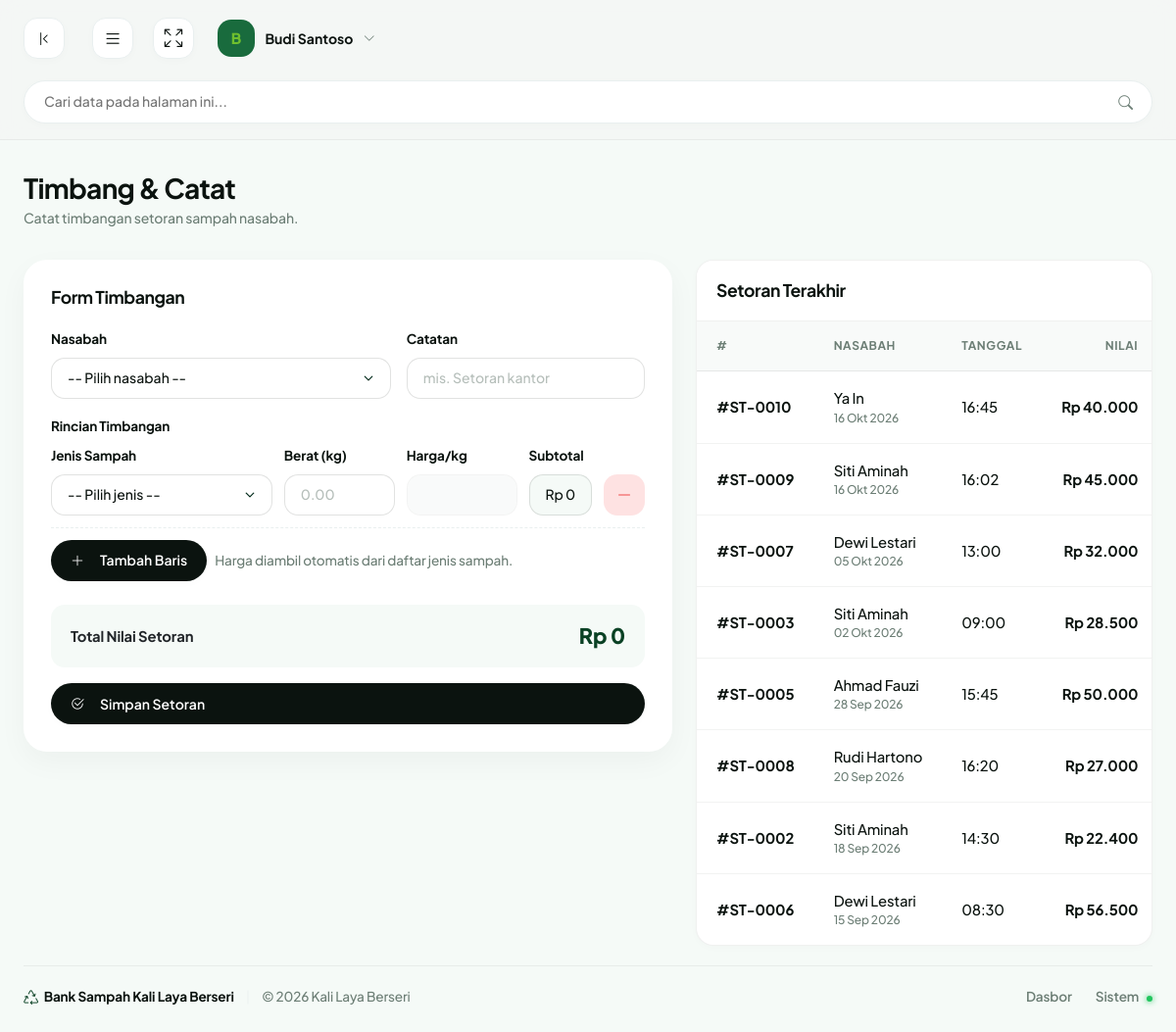
The page /pengurus/timbang.php (signed in) on the database its author committed.
### tables this page shows
CREATE TABLE `setoran` (
  `id` int NOT NULL,
  `user_id` int NOT NULL,
  `tanggal` datetime NOT NULL,
  `total_nilai` decimal(14,2) NOT NULL DEFAULT '0.00',
  `petugas_id` int DEFAULT NULL,
  `catatan` text
);

CREATE TABLE `users` (
  `id_user` int NOT NULL,
  `name` varchar(100) NOT NULL,
  `email` varchar(150) NOT NULL,
  `password` varchar(255) DEFAULT NULL,
  `google_id` varchar(64) DEFAULT NULL,
  `avatar` varchar(255) DEFAULT NULL,
  `role` enum('nasabah','pengurus','ketua') NOT NULL DEFAULT 'nasabah',
  `nik` varchar(20) DEFAULT NULL,
  `no_hp` varchar(20) DEFAULT NULL,
  `alamat` text,
  `code` int NOT NULL DEFAULT '0',
  `status` varchar(20) NOT NULL DEFAULT 'notverified',
  `aktif` tinyint(1) NOT NULL DEFAULT '1',
  `created_at` timestamp NOT NULL DEFAULT CURRENT_TIMESTAMP
);

### includes/fungsi.php (called while the page is built, shortened)
<?php
if (!function_exists('e')) {
    function e($value): string
    {
        return htmlspecialchars((string) $value, ENT_QUOTES, 'UTF-8');
    }
}
if (!function_exists('rupiah')) {
    function rupiah($angka, bool $prefix = true): string
    {
        $hasil = number_format((float) $angka, 0, ',', '.');
        return $prefix ? 'Rp ' . $hasil : $hasil;
    }
}
if (!function_exists('tanggal_id')) {
    function tanggal_id(?string $tanggal): string
    {
        $bulan = [
            1 => 'Jan', 'Feb', 'Mar', 'Apr', 'Mei', 'Jun',
            'Jul', 'Agu', 'Sep', 'Okt', 'Nov', 'Des',
        ];
        $ts = strtotime($tanggal);
        return date('d', $ts) . ' ' . $bulan[(int) date('n', $ts)] . ' ' . date('Y', $ts);
    }
}

### pengurus/timbang.php (the view, shortened to what this page needs)
<?php
require_once __DIR__ . '/../includes/auth.php';
$setoran_list = [];
$res = mysqli_query($con, "SELECT s.id, s.tanggal, s.total_nilai, u.name AS nasabah FROM setoran s JOIN users u ON u.id_user = s.user_id ORDER BY s.tanggal DESC LIMIT 8");
if ($res) { while ($r = mysqli_fetch_assoc($res)) { $setoran_list[] = $r; } }
require __DIR__ . '/../includes/header.php';
?>
<div class="row g-4">
  <div class="col-lg-7">
    <div class="card">
      <div class="card-header"><h2 class="card-title">Form Timbangan</h2></div>
      <form method="POST" action="timbang.php" data-confirm="Simpan setoran ini dan tambahkan ke saldo nasabah?">
        <div class="row g-3 mb-3">
          <div class="col-md-7">
            <label class="form-label-custom">Nasabah</label>
            <select class="form-select-custom" name="user_id" required>
              <option value="">-- Pilih nasabah --</option>
            </select>
          </div>
          <div class="col-md-5">
            <label class="form-label-custom">Catatan</label>
            <input type="text" class="form-control-custom" name="catatan" value="<?= e($_POST['catatan'] ?? '') ?>" placeholder="mis. Setoran kantor">
          </div>
        </div>
        <label class="form-label-custom">Rincian Timbangan</label>
        <div id="items-wrap">
          <?php
          $pre_ids = $_POST['jenis_id'] ?? [0];
          $pre_berats = $_POST['berat'] ?? [''];
          $count = max(1, count($pre_ids));
          for ($i = 0; $i < $count; $i++):
              $w = $pre_berats[$i] ?? '';
          ?>
          <div class="item-row">
            <div>
              <label class="form-label-custom">Jenis Sampah</label>
              <select class="form-select-custom" name="jenis_id[]" required>
                <option value="">-- Pilih jenis --</option>
              </select>
            </div>
            <div>
              <label class="form-label-custom">Berat (kg)</label>
              <input type="number" step="0.01" min="0" class="form-control-custom input-berat" name="berat[]" value="<?= e($w) ?>" placeholder="0.00" required>
            </div>
            <div>
              <label class="form-label-custom">Harga/kg</label>
              <input type="text" class="form-control-custom input-harga" readonly tabindex="-1" value="">
            </div>
            <div>
              <label class="form-label-custom">Subtotal</label>
              <div class="form-control-custom item-subtotal" style="background:var(--bs-body-bg);">Rp 0</div>
            </div>
            <div>
              <label class="form-label-custom d-none d-md-block">&nbsp;</label>
              <button type="button" class="btn item-row-remove" title="Hapus baris" style="background:var(--sys-red-bg);color:var(--sys-red);"><i class="bi bi-dash-lg"></i></button>
            </div>
          </div>
          <?php endfor; ?>
        </div>
        <div class="d-flex align-items-center gap-2 mt-1">
          <button type="button" class="btn btn-dark-custom" id="add-item"><i class="bi bi-plus-lg me-1"></i> Tambah Baris</button>
          <span class="text-muted-green" style="font-size:.85rem;">Harga diambil otomatis dari daftar jenis sampah.</span>
        </div>
        <div class="total-bar mt-4">
          <span>Total Nilai Setoran</span>
          <span class="total-value" id="grand-total">Rp 0</span>
        </div>
        <button type="submit" class="btn btn-dark-custom w-100 mt-3"><i class="bi bi-check2-circle me-1"></i> Simpan Setoran</button>
      </form>
    </div>
  </div>
  <div class="col-lg-5">
    <div class="table-card-custom">
      <div class="table-header-control"><h2 class="card-title mb-0">Setoran Terakhir</h2></div>
      <div class="table-responsive">
        <table class="table-custom">
          <thead><tr><th>#</th><th>Nasabah</th><th>Tanggal</th><th class="text-end">Nilai</th><th></th></tr></thead>
          <tbody>
            <?php if (empty($setoran_list)): ?>
              <tr><td colspan="5" class="text-center text-muted-green py-4">Belum ada setoran.</td></tr>
            <?php else: foreach ($setoran_list as $s): ?>
              <tr>
                <td class="table-order-id">#ST-<?= e(str_pad($s['id'], 4, '0', STR_PAD_LEFT)) ?></td>
                <td><?= e($s['nasabah']) ?><div class="table-user-sub"><?= e(tanggal_id($s['tanggal'])) ?></div></td>
                <td><?= e(date('H:i', strtotime($s['tanggal']))) ?></td>
                <td class="table-amount text-end"><?= e(rupiah($s['total_nilai'])) ?></td>
              </tr>
            <?php endforeach; endif; ?>
          </tbody>
        </table>
      </div>
    </div>
  </div>
</div>
<?php require __DIR__ . '/../includes/footer.php'; ?>

### assets/css/main.css (style rules this page uses)
:root { --bs-body-bg: #F5FAF7; --bs-body-font-family: 'Plus Jakarta Sans', sans-serif; --brand-forest-dark: #0C5429; --brand-forest-medium: #0A4124; --brand-forest-light: #196B3D; --brand-lime: #6FBF2E; --brand-lime-hover: #7FCE3E; --brand-lime-translucent: rgba(84, 155, 27, 0.18); --text-main: #0B130F; --text-muted-green: #6C7E75; --text-sidebar-muted: #879A91; --card-background: #FFFFFF; --border-light: #E9EFEF; --border-dark-green: rgba(255, 255, 255, 0.1); --sys-green: #22C55E; --sys-green-bg: #DCFCE7; --sys-red: #EF4444; --sys-red-bg: #FEE2E2; --sys-orange: #F97316; --sys-orange-bg: #FFEDD5; --sidebar-width: 280px; --navbar-height: 80px; --radius-xxl: 24px; --radius-xl: 18px; --radius-lg: 14px; --radius-md: 10px; --radius-sm: 6px; --shadow-sm: 0 2px 8px rgba(11, 19, 15, 0.02); --shadow-md: 0 10px 30px rgba(11, 19, 15, 0.04); --shadow-lg: 0 20px 50px rgba(11, 19, 15, 0.08); }
body { background-color: var(--bs-body-bg); color: var(--text-main); font-family: var(--bs-body-font-family); font-size: 0.925rem; font-weight: 500; -webkit-font-smoothing: antialiased; letter-spacing: -0.01em; }
h1, h2, h3, h4, h5, h6, .h1, .h2, .h3, .h4, .h5, .h6 { color: var(--text-main); font-weight: 700; letter-spacing: -0.025em; }
.btn-dark-custom { background-color: var(--text-main); color: #FFFFFF; font-weight: 600; font-size: 0.875rem; padding: 0.65rem 1.25rem; border-radius: 50rem; border: none; display: flex; align-items: center; gap: 0.75rem; box-shadow: var(--shadow-sm); transition: all 0.2s ease-in-out; }
.card { background-color: var(--card-background); border: none; border-radius: var(--radius-xxl); padding: 1.75rem; box-shadow: var(--shadow-md); margin-bottom: 1.5rem; position: relative; overflow: hidden; }
.card-header { display: flex; align-items: center; justify-content: space-between; margin-bottom: 1.25rem; background: transparent !important; border: none !important; padding: 0 !important; }
.card-title { font-size: 1.1rem; font-weight: 700; color: var(--text-main); margin-bottom: 0; }
.table-card-custom { background-color: #FFFFFF; border-radius: var(--radius-xl); border: 1px solid rgba(11, 19, 15, 0.06) !important; box-shadow: var(--shadow-sm); overflow: hidden; margin-bottom: 1.25rem !important; width: 100%; }
.table-custom { width: 100%; margin-bottom: 0; vertical-align: middle; border-collapse: collapse; }
.table-custom th, .table-custom td { padding: 1rem 1.25rem; border-bottom: 1px solid rgba(11, 19, 15, 0.05); white-space: nowrap; }
.table-custom th { background-color: #F8FAF9; color: var(--text-muted-green); font-size: 0.75rem; text-transform: uppercase; font-weight: 700; letter-spacing: 0.05em; border-bottom: 1px solid rgba(11, 19, 15, 0.08); }
.table-custom tbody tr { transition: background-color 0.2s ease-in-out; }
.table-custom tbody tr:last-child td { border-bottom: none; }
.table-user-sub { font-size: 0.75rem; color: var(--text-muted-green); }
.table-header-control { background-color: #FFFFFF; padding: 1.25rem; border-bottom: 1px solid rgba(11, 19, 15, 0.06); display: flex; align-items: center; justify-content: space-between; flex-wrap: wrap; gap: 1rem; }
.table-order-id { font-weight: 700; color: var(--text-main); }
.table-amount { font-weight: 700; color: var(--text-main); }
.form-label-custom { display: inline-block; font-size: 0.85rem; font-weight: 700; color: var(--text-main); margin-bottom: 0.5rem; }
.form-control-custom { display: block; width: 100%; padding: 0.6rem 1rem; font-size: 0.875rem; font-weight: 500; line-height: 1.5; color: var(--text-main); background-color: #FFFFFF; background-clip: padding-box; border: 1px solid rgba(11, 19, 15, 0.12); border-radius: var(--radius-lg); transition: border-color 0.2s ease-in-out, box-shadow 0.2s ease-in-out; }
.form-control-custom::placeholder { color: var(--text-muted-green); opacity: 0.5; }
.form-control-custom:disabled, .form-control-custom[readonly] { background-color: #F8FAF9; border-color: rgba(11, 19, 15, 0.06); color: var(--text-muted-green); opacity: 0.8; cursor: not-allowed; }
.form-select-custom { display: block; width: 100%; padding: 0.6rem 2.25rem 0.6rem 1rem; font-size: 0.875rem; font-weight: 500; line-height: 1.5; color: var(--text-main); background-color: #FFFFFF; background-repeat: no-repeat; background-position: right 1rem center; background-size: 12px 10px; border: 1px solid rgba(11, 19, 15, 0.12); border-radius: var(--radius-lg); transition: border-color 0.2s ease-in-out, box-shadow 0.2s ease-in-out; appearance: none; }

### rows shown on the page
setoran: id "0010", user.name "Ya In", tanggal "16 Okt 2026", tanggal "16:45", total_nilai "Rp 40.000"
setoran: id "0009", user.name "Siti Aminah", tanggal "16 Okt 2026", tanggal "16:02", total_nilai "Rp 45.000"
setoran: id "0007", user.name "Dewi Lestari", tanggal "05 Okt 2026", tanggal "13:00", total_nilai "Rp 32.000"
setoran: id "0003", user.name "Siti Aminah", tanggal "02 Okt 2026", tanggal "09:00", total_nilai "Rp 28.500"
setoran: id "0005", user.name "Ahmad Fauzi", tanggal "28 Sep 2026", tanggal "15:45", total_nilai "Rp 50.000"
setoran: id "0008", user.name "Rudi Hartono", tanggal "20 Sep 2026", tanggal "16:20", total_nilai "Rp 27.000"
setoran: id "0002", user.name "Siti Aminah", tanggal "18 Sep 2026", tanggal "14:30", total_nilai "Rp 22.400"
setoran: id "0006", user.name "Dewi Lestari", tanggal "15 Sep 2026", tanggal "08:30", total_nilai "Rp 56.500"

### other values the page prints
mb_substr($u['name'] ?: 'U', 0, 1) "B"
$u['name'] "Budi Santoso"
$page_title "Timbang & Catat"
$page_subtitle "Catat timbangan setoran sampah nasabah."
